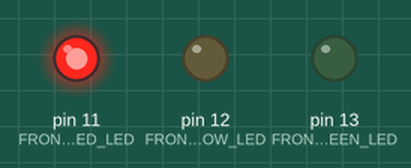
The sketch below on a simulated Arduino Uno, built with avr-gcc and run on an emulated ATmega328P. On the bench: output pins drawn as LEDs (lit = HIGH).

Above: at 0.5 s.
At 1.5 s:
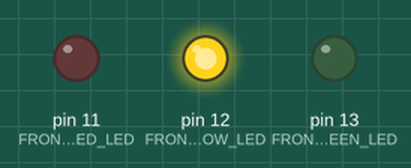
At 5.5 s:
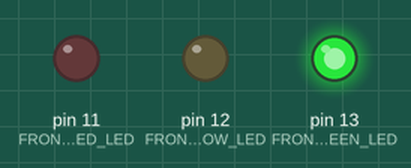
Timing chart, 0 to 6.9 s (numbered marks = the images above):
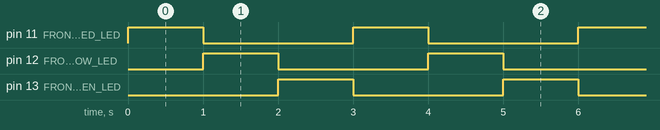

The sketch:

arduino-car-main-board.ino
```cpp
#include "led-colour.h"
#define FRONT_RED_LED 11
#define FRONT_YELLOW_LED 12
#define FRONT_GREEN_LED 13

void showSingleLed(led_colour colour) {
	if (colour == green) {
		digitalWrite(FRONT_RED_LED, LOW);
		digitalWrite(FRONT_YELLOW_LED, LOW);
		digitalWrite(FRONT_GREEN_LED, HIGH);
	}
	else if (colour == yellow) {
		digitalWrite(FRONT_RED_LED, LOW);
		digitalWrite(FRONT_YELLOW_LED, HIGH);
		digitalWrite(FRONT_GREEN_LED, LOW);
	}
	else if (colour == red) {
		digitalWrite(FRONT_RED_LED, HIGH);
		digitalWrite(FRONT_YELLOW_LED, LOW);
		digitalWrite(FRONT_GREEN_LED, LOW);
	}

}

void setup() {
	pinMode(FRONT_RED_LED, OUTPUT);
	pinMode(FRONT_YELLOW_LED, OUTPUT);
	pinMode(FRONT_GREEN_LED, OUTPUT);
}

void loop() {
	showSingleLed(red);
	delay(1000);
	showSingleLed(yellow);
	delay(1000);
	showSingleLed(green);
	delay(1000);
}
```

led-colour.h
```cpp
// led_colour.h

#ifndef _LED_COLOUR_h
#define _LED_COLOUR_h

#if defined(ARDUINO) && ARDUINO >= 100
#include "arduino.h"
#else
#include "WProgram.h"
#endif


#endif

enum led_colour {
	green,
	yellow,
	red
};
```

Measured:
- by itself, pin 11 (FRONT_RED_LED), pin 12 (FRONT_YELLOW_LED), pin 13 (FRONT_GREEN_LED): alternates HIGH for 1.0 s and LOW for 2.0 s
- by itself, everything shown: repeats every 3.0 s, in 3 steps
